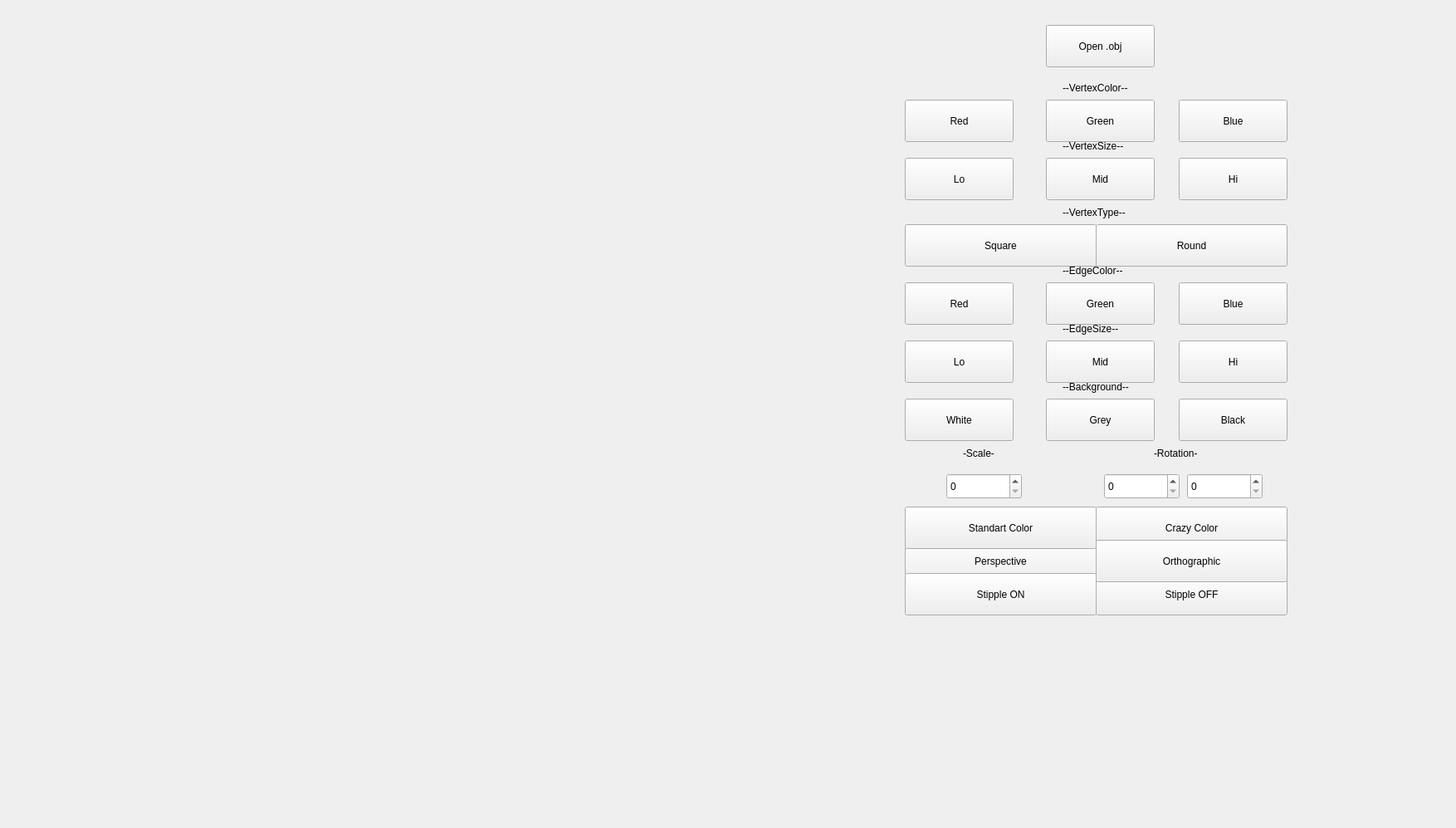
<?xml version="1.0" encoding="UTF-8"?>
<ui version="4.0">
 <class>MainWindow</class>
 <widget class="QMainWindow" name="MainWindow">
  <property name="geometry">
   <rect>
    <x>0</x>
    <y>0</y>
    <width>1754</width>
    <height>997</height>
   </rect>
  </property>
  <property name="windowTitle">
   <string>MainWindow</string>
  </property>
  <widget class="QWidget" name="centralwidget">
   <widget class="QPushButton" name="vertexsize_hi">
    <property name="geometry">
     <rect>
      <x>1420</x>
      <y>190</y>
      <width>131</width>
      <height>51</height>
     </rect>
    </property>
    <property name="text">
     <string>Hi</string>
    </property>
   </widget>
   <widget class="QSpinBox" name="spinBox_scale">
    <property name="geometry">
     <rect>
      <x>1140</x>
      <y>570</y>
      <width>91</width>
      <height>31</height>
     </rect>
    </property>
   </widget>
   <widget class="QPushButton" name="vertexcolor_red">
    <property name="geometry">
     <rect>
      <x>1090</x>
      <y>120</y>
      <width>131</width>
      <height>51</height>
     </rect>
    </property>
    <property name="text">
     <string>Red</string>
    </property>
   </widget>
   <widget class="QLabel" name="label_3">
    <property name="geometry">
     <rect>
      <x>1280</x>
      <y>240</y>
      <width>111</width>
      <height>31</height>
     </rect>
    </property>
    <property name="text">
     <string>--VertexType--</string>
    </property>
   </widget>
   <widget class="QPushButton" name="vertexcolor_green">
    <property name="geometry">
     <rect>
      <x>1260</x>
      <y>120</y>
      <width>131</width>
      <height>51</height>
     </rect>
    </property>
    <property name="text">
     <string>Green</string>
    </property>
   </widget>
   <widget class="QPushButton" name="edgecolor_green">
    <property name="geometry">
     <rect>
      <x>1260</x>
      <y>340</y>
      <width>131</width>
      <height>51</height>
     </rect>
    </property>
    <property name="text">
     <string>Green</string>
    </property>
   </widget>
   <widget class="QPushButton" name="perspective">
    <property name="geometry">
     <rect>
      <x>1090</x>
      <y>650</y>
      <width>231</width>
      <height>51</height>
     </rect>
    </property>
    <property name="text">
     <string>Perspective</string>
    </property>
   </widget>
   <widget class="QLabel" name="label">
    <property name="geometry">
     <rect>
      <x>1280</x>
      <y>90</y>
      <width>111</width>
      <height>31</height>
     </rect>
    </property>
    <property name="text">
     <string>--VertexColor--</string>
    </property>
   </widget>
   <widget class="QPushButton" name="edgecolor_blue">
    <property name="geometry">
     <rect>
      <x>1420</x>
      <y>340</y>
      <width>131</width>
      <height>51</height>
     </rect>
    </property>
    <property name="text">
     <string>Blue</string>
    </property>
   </widget>
   <widget class="QPushButton" name="stipple_off">
    <property name="geometry">
     <rect>
      <x>1320</x>
      <y>690</y>
      <width>231</width>
      <height>51</height>
     </rect>
    </property>
    <property name="text">
     <string>Stipple OFF</string>
    </property>
   </widget>
   <widget class="QPushButton" name="vertexsize_lo">
    <property name="geometry">
     <rect>
      <x>1090</x>
      <y>190</y>
      <width>131</width>
      <height>51</height>
     </rect>
    </property>
    <property name="text">
     <string>Lo</string>
    </property>
   </widget>
   <widget class="QPushButton" name="vertextype_square">
    <property name="geometry">
     <rect>
      <x>1090</x>
      <y>270</y>
      <width>231</width>
      <height>51</height>
     </rect>
    </property>
    <property name="text">
     <string>Square</string>
    </property>
   </widget>
   <widget class="QPushButton" name="background_grey">
    <property name="geometry">
     <rect>
      <x>1260</x>
      <y>480</y>
      <width>131</width>
      <height>51</height>
     </rect>
    </property>
    <property name="text">
     <string>Grey</string>
    </property>
   </widget>
   <widget class="QPushButton" name="background_white">
    <property name="geometry">
     <rect>
      <x>1090</x>
      <y>480</y>
      <width>131</width>
      <height>51</height>
     </rect>
    </property>
    <property name="text">
     <string>White</string>
    </property>
   </widget>
   <widget class="QPushButton" name="crazy_color">
    <property name="geometry">
     <rect>
      <x>1320</x>
      <y>610</y>
      <width>231</width>
      <height>51</height>
     </rect>
    </property>
    <property name="text">
     <string>Crazy Color</string>
    </property>
   </widget>
   <widget class="QPushButton" name="standart_color">
    <property name="geometry">
     <rect>
      <x>1090</x>
      <y>610</y>
      <width>231</width>
      <height>51</height>
     </rect>
    </property>
    <property name="text">
     <string>Standart Color</string>
    </property>
   </widget>
   <widget class="QPushButton" name="stipple_on">
    <property name="geometry">
     <rect>
      <x>1090</x>
      <y>690</y>
      <width>231</width>
      <height>51</height>
     </rect>
    </property>
    <property name="text">
     <string>Stipple ON</string>
    </property>
   </widget>
   <widget class="QPushButton" name="vertexcolor_blue">
    <property name="geometry">
     <rect>
      <x>1420</x>
      <y>120</y>
      <width>131</width>
      <height>51</height>
     </rect>
    </property>
    <property name="text">
     <string>Blue</string>
    </property>
   </widget>
   <widget class="QSpinBox" name="spinBox_rot_1">
    <property name="geometry">
     <rect>
      <x>1430</x>
      <y>570</y>
      <width>91</width>
      <height>31</height>
     </rect>
    </property>
   </widget>
   <widget class="QSpinBox" name="spinBox_rot_2">
    <property name="geometry">
     <rect>
      <x>1330</x>
      <y>570</y>
      <width>91</width>
      <height>31</height>
     </rect>
    </property>
   </widget>
   <widget class="QPushButton" name="background_black">
    <property name="geometry">
     <rect>
      <x>1420</x>
      <y>480</y>
      <width>131</width>
      <height>51</height>
     </rect>
    </property>
    <property name="text">
     <string>Black</string>
    </property>
   </widget>
   <widget class="QLabel" name="label_7">
    <property name="geometry">
     <rect>
      <x>1390</x>
      <y>530</y>
      <width>71</width>
      <height>31</height>
     </rect>
    </property>
    <property name="text">
     <string>-Rotation-</string>
    </property>
   </widget>
   <widget class="QPushButton" name="vertexsize_mid">
    <property name="geometry">
     <rect>
      <x>1260</x>
      <y>190</y>
      <width>131</width>
      <height>51</height>
     </rect>
    </property>
    <property name="text">
     <string>Mid</string>
    </property>
   </widget>
   <widget class="QPushButton" name="edgesize_hi">
    <property name="geometry">
     <rect>
      <x>1420</x>
      <y>410</y>
      <width>131</width>
      <height>51</height>
     </rect>
    </property>
    <property name="text">
     <string>Hi</string>
    </property>
   </widget>
   <widget class="QLabel" name="label_4">
    <property name="geometry">
     <rect>
      <x>1280</x>
      <y>310</y>
      <width>111</width>
      <height>31</height>
     </rect>
    </property>
    <property name="text">
     <string>--EdgeColor--</string>
    </property>
   </widget>
   <widget class="QPushButton" name="vertextype_round">
    <property name="geometry">
     <rect>
      <x>1320</x>
      <y>270</y>
      <width>231</width>
      <height>51</height>
     </rect>
    </property>
    <property name="text">
     <string>Round</string>
    </property>
   </widget>
   <widget class="QLabel" name="label_8">
    <property name="geometry">
     <rect>
      <x>1160</x>
      <y>530</y>
      <width>61</width>
      <height>31</height>
     </rect>
    </property>
    <property name="text">
     <string>-Scale-</string>
    </property>
   </widget>
   <widget class="QPushButton" name="pushButton_25">
    <property name="geometry">
     <rect>
      <x>1651</x>
      <y>1041</y>
      <width>131</width>
      <height>51</height>
     </rect>
    </property>
    <property name="text">
     <string>Screenshot</string>
    </property>
   </widget>
   <widget class="QPushButton" name="edgecolor_red">
    <property name="geometry">
     <rect>
      <x>1090</x>
      <y>340</y>
      <width>131</width>
      <height>51</height>
     </rect>
    </property>
    <property name="text">
     <string>Red</string>
    </property>
   </widget>
   <widget class="QPushButton" name="orthographic">
    <property name="geometry">
     <rect>
      <x>1320</x>
      <y>650</y>
      <width>231</width>
      <height>51</height>
     </rect>
    </property>
    <property name="text">
     <string>Orthographic</string>
    </property>
   </widget>
   <widget class="QLabel" name="label_2">
    <property name="geometry">
     <rect>
      <x>1280</x>
      <y>160</y>
      <width>111</width>
      <height>31</height>
     </rect>
    </property>
    <property name="text">
     <string>--VertexSize--</string>
    </property>
   </widget>
   <widget class="QLabel" name="label_5">
    <property name="geometry">
     <rect>
      <x>1280</x>
      <y>380</y>
      <width>111</width>
      <height>31</height>
     </rect>
    </property>
    <property name="text">
     <string>--EdgeSize--</string>
    </property>
   </widget>
   <widget class="QLabel" name="label_6">
    <property name="geometry">
     <rect>
      <x>1280</x>
      <y>450</y>
      <width>111</width>
      <height>31</height>
     </rect>
    </property>
    <property name="text">
     <string>--Background--</string>
    </property>
   </widget>
   <widget class="QPushButton" name="edgesize_lo">
    <property name="geometry">
     <rect>
      <x>1090</x>
      <y>410</y>
      <width>131</width>
      <height>51</height>
     </rect>
    </property>
    <property name="text">
     <string>Lo</string>
    </property>
   </widget>
   <widget class="QPushButton" name="edgesize_mid">
    <property name="geometry">
     <rect>
      <x>1260</x>
      <y>410</y>
      <width>131</width>
      <height>51</height>
     </rect>
    </property>
    <property name="text">
     <string>Mid</string>
    </property>
   </widget>
   <widget class="QPushButton" name="download_obj">
    <property name="geometry">
     <rect>
      <x>1260</x>
      <y>30</y>
      <width>131</width>
      <height>51</height>
     </rect>
    </property>
    <property name="text">
     <string>Open .obj</string>
    </property>
   </widget>
   <widget class="QWidget" name="widget" native="true">
    <property name="geometry">
     <rect>
      <x>0</x>
      <y>0</y>
      <width>1081</width>
      <height>731</height>
     </rect>
    </property>
   </widget>
  </widget>
 </widget>
 <resources/>
 <connections/>
</ui>
